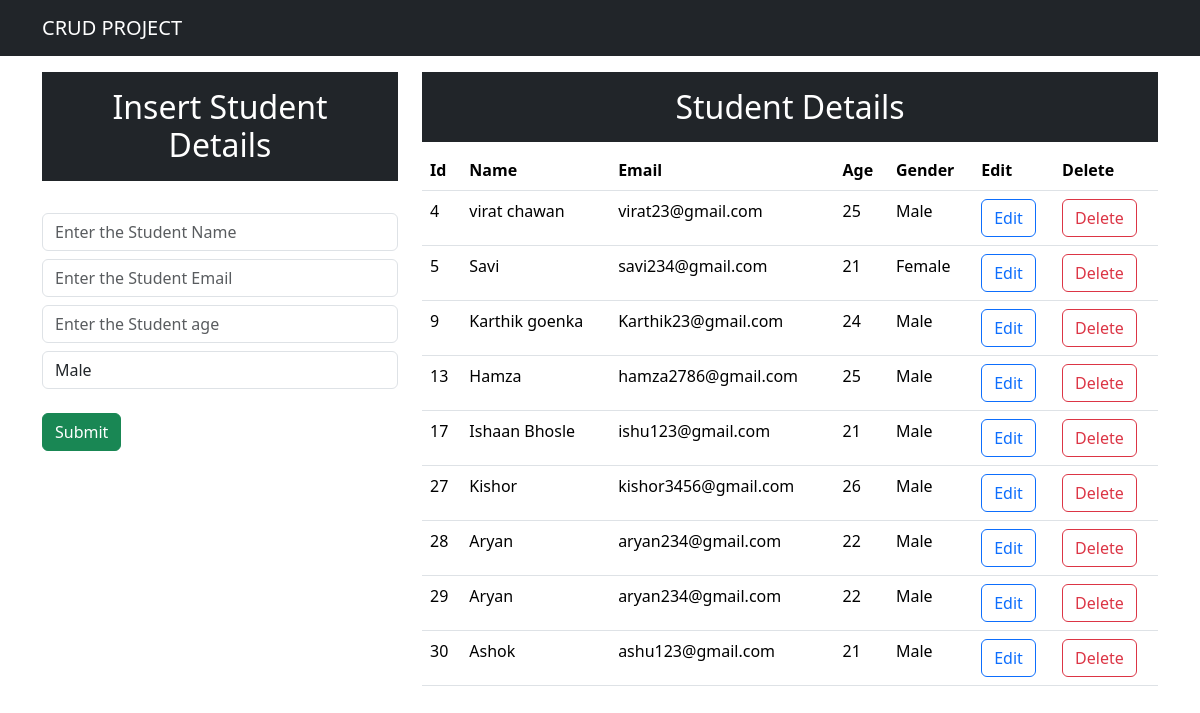
/, run on an earlier commit of the app's database.
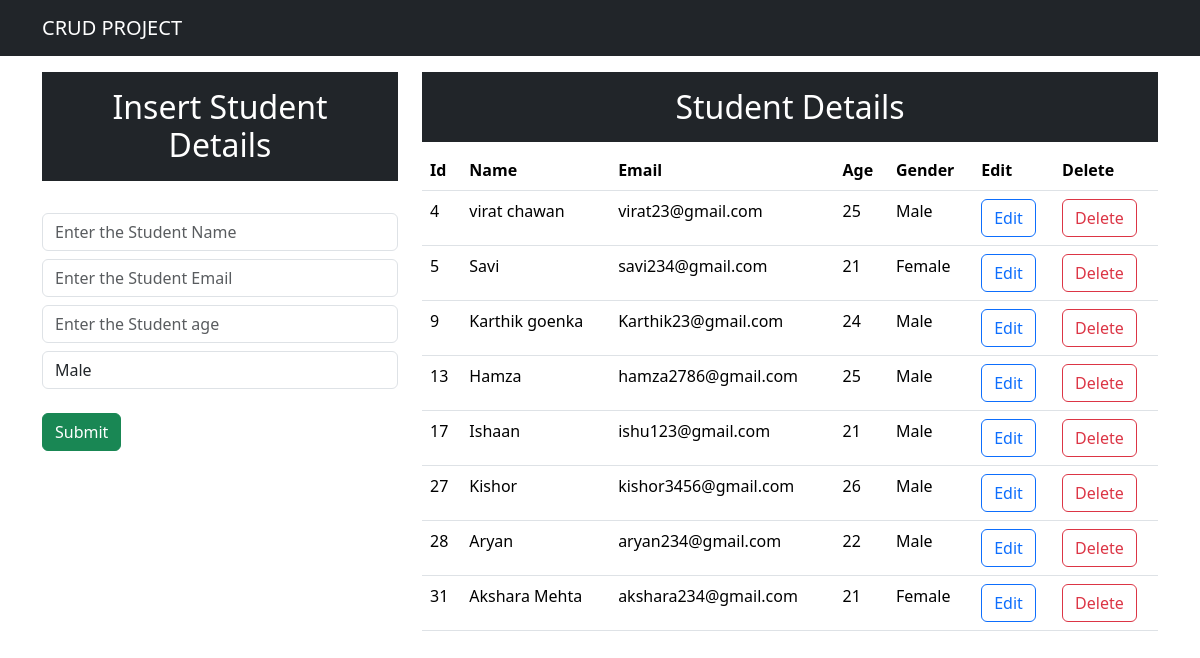
And on a later commit of the database.
### app/models.py (models this page shows, shortened)
class student(models.Model):
    name=models.CharField(max_length=25,blank=False)
    email=models.EmailField()
    age=models.IntegerField()
    gender=models.CharField(max_length=25,blank=False)

### app/views.py (the view)
# urls.py: path('',views.index,name="index"),
def index(request):
     data=student.objects.all()
     context={"data":data}
     return render(request,"index.html",context)

### templates/index.html (shortened to what this page needs)
<!DOCTYPE html>
<html lang="en">
<head>
    <link href="https://cdn.jsdelivr.net/npm/bootstrap@5.3.2/dist/css/bootstrap.min.css" rel="stylesheet">
</head>
<body>
    <nav class="navbar navbar-expand-lg navbar-dark bg-dark">
        <div class="container">
           <a class="navbar-brand" href="#">CRUD PROJECT</a>
        </div>
    </nav>
    <div class="container mt-3">
         <div class='row'>
               <div class="col-md-4">
                    <h2 class="text-white bg-dark text-center p-3">Insert Student Details</h2>
                    <br>
                    <form action="/insert"  method="post"> {% csrf_token %}
                       <div class="form-group">
                          <input type="text" class="form-control" placeholder="Enter the Student Name" name="name" required>
                       </div>
                        <div class="form-group">
                            <input type="email" class="form-control mt-2" placeholder="Enter the Student Email" name="email" required>
                        </div>
                        <div class="form-group">
                            <input type="age" class="form-control mt-2" placeholder="Enter the Student age" name="age" required>
                        </div>
                        <div class="form-group">
                             <select name="gender" class="form-control mt-2" id="gender">
                               <option value="Male">Male</option>
                             </select>
                        </div>
                        <br>
                          <div class="d-group gap-2">
                              <button class="btn btn-success" type="Submit">Submit</button>
                          </div>
                    </form>
               </div>
               <div class="col-md-8">
                  <h2 class="text-center text-white  bg-dark p-3">Student Details</h2>
                  <table class="table">
                    <thead>
                        <tr>
                            <th>Id</th>
                            <th>Name</th>
                            <th>Email</th>
                            <th>Age</th>
                            <th>Gender</th>
                            <th>Edit</th>
                            <th>Delete</th>
                        </tr>
                    </thead>
                    <tbody>
                      {% for d in data %}
                      <tr>
                           <td>{{d.id}}</td>
                           <td>{{d.name}}</td>
                           <td>{{d.email}}</td>
                           <td>{{d.age}}</td>
                           <td>{{d.gender}}</td>
                           <td><a button href="/update/{{d.id}}" class="btn btn-outline-primary">Edit </a></button></td>
                           <td><a button href="/delete/{{d.id}}"  class="btn btn-outline-danger">Delete </a></button></td>
                      </tr>
                      {% endfor %}
                    </tbody>
                  </table>
               </div>
         </div>
    </div>
</body>
</html>

What changed in the data, as far as the page shows it:
removed student: id "29", name "Aryan", email "aryan234@gmail.com", age "22", gender "Male"
removed student: id "30", name "Ashok", email "ashu123@gmail.com", age "21", gender "Male"
changed student "ishu123@gmail.com": name "Ishaan Bhosle" → "Ishaan"
added student: id "31", name "Akshara Mehta", email "akshara234@gmail.com", age "21", gender "Female"
